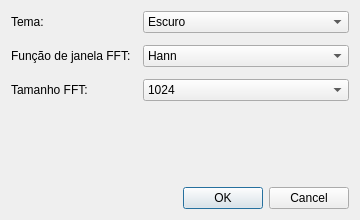
<?xml version="1.0" encoding="UTF-8"?>
<ui version="4.0">
 <class>PreferencesDialog</class>
 <widget class="QDialog" name="PreferencesDialog">
  <property name="geometry">
   <rect>
    <x>0</x>
    <y>0</y>
    <width>360</width>
    <height>220</height>
   </rect>
  </property>
  <property name="windowTitle">
   <string>Preferências</string>
  </property>
  <property name="modal">
   <bool>true</bool>
  </property>
  <layout class="QVBoxLayout" name="verticalLayout">
   <property name="contentsMargins">
    <number>20</number>
    <number>20</number>
    <number>20</number>
    <number>20</number>
   </property>
   <property name="spacing">
    <number>12</number>
   </property>
   <item>
    <layout class="QFormLayout" name="formLayout">
     <item row="0" column="0">
      <widget class="QLabel" name="themeLabel">
       <property name="text">
        <string>Tema:</string>
       </property>
      </widget>
     </item>
     <item row="0" column="1">
      <widget class="QComboBox" name="themeCombo">
       <item>
        <property name="text">
         <string>Escuro</string>
        </property>
       </item>
       <item>
        <property name="text">
         <string>Claro</string>
        </property>
       </item>
      </widget>
     </item>
     <item row="1" column="0">
      <widget class="QLabel" name="windowLabel">
       <property name="text">
        <string>Função de janela FFT:</string>
       </property>
      </widget>
     </item>
     <item row="1" column="1">
      <widget class="QComboBox" name="windowFunctionCombo">
       <item>
        <property name="text">
         <string>Hann</string>
        </property>
       </item>
       <item>
        <property name="text">
         <string>Blackman</string>
        </property>
       </item>
       <item>
        <property name="text">
         <string>Flat Top</string>
        </property>
       </item>
       <item>
        <property name="text">
         <string>Hamming</string>
        </property>
       </item>
      </widget>
     </item>
     <item row="2" column="0">
      <widget class="QLabel" name="fftSizeLabel">
       <property name="text">
        <string>Tamanho FFT:</string>
       </property>
      </widget>
     </item>
     <item row="2" column="1">
      <widget class="QComboBox" name="fftSizeCombo">
       <item>
        <property name="text">
         <string>1024</string>
        </property>
       </item>
       <item>
        <property name="text">
         <string>2048</string>
        </property>
       </item>
       <item>
        <property name="text">
         <string>4096</string>
        </property>
       </item>
       <item>
        <property name="text">
         <string>8192</string>
        </property>
       </item>
      </widget>
     </item>
    </layout>
   </item>
   <item>
    <spacer name="verticalSpacer">
     <property name="orientation">
      <enum>Qt::Vertical</enum>
     </property>
     <property name="sizeHint" stdset="0">
      <size>
       <width>20</width>
       <height>20</height>
      </size>
     </property>
    </spacer>
   </item>
   <item>
    <widget class="QDialogButtonBox" name="buttonBox">
     <property name="orientation">
      <enum>Qt::Horizontal</enum>
     </property>
     <property name="standardButtons">
      <set>QDialogButtonBox::Cancel|QDialogButtonBox::Ok</set>
     </property>
    </widget>
   </item>
  </layout>
 </widget>
 <resources/>
 <connections>
  <connection>
   <sender>buttonBox</sender>
   <signal>accepted()</signal>
   <receiver>PreferencesDialog</receiver>
   <slot>accept()</slot>
   <hints>
    <hint type="sourcelabel"><x>180</x><y>210</y></hint>
    <hint type="destinationlabel"><x>180</x><y>110</y></hint>
   </hints>
  </connection>
  <connection>
   <sender>buttonBox</sender>
   <signal>rejected()</signal>
   <receiver>PreferencesDialog</receiver>
   <slot>reject()</slot>
   <hints>
    <hint type="sourcelabel"><x>180</x><y>210</y></hint>
    <hint type="destinationlabel"><x>180</x><y>110</y></hint>
   </hints>
  </connection>
 </connections>
</ui>
